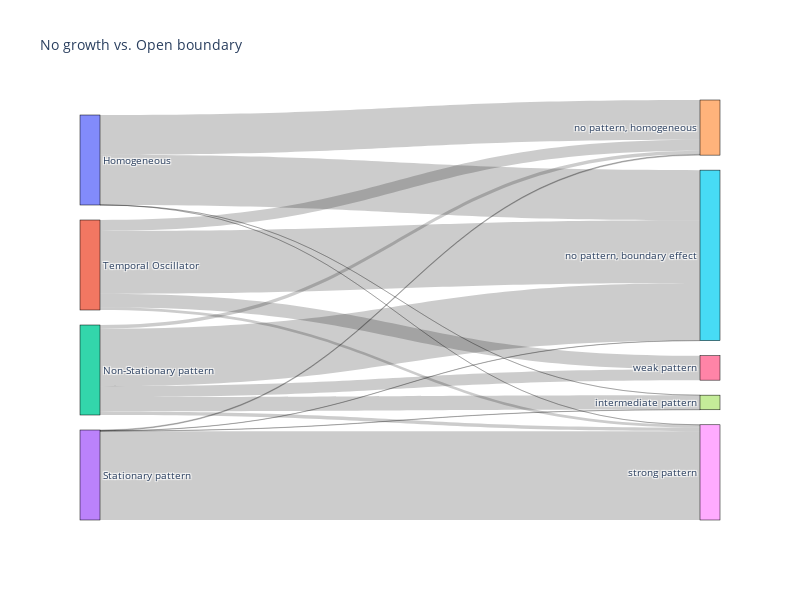

Source (notebook cell):
### Code cell
labels =list( patternclass_nogrowth_openboundary_cf.index)
columns = list(patternclass_nogrowth_openboundary_cf.columns)
node_labels = labels + columns

color_list = ['blue', 'green', 'orange', 'purple', 'red','yellow','black','brown','pink']

input_colors={}
for l,c in zip(node_labels,color_list):
    input_colors[l]=c

# Prepare data for Plotly Sankey Diagram
link_source = []
link_target = []
link_value = []
link_color=[]

for i, row_label in enumerate(labels):
    # input_color = input_colors[row_label]
    # input_color='blue'

    for j, col_label in enumerate(columns):
        count = patternclass_nogrowth_openboundary_cf.loc[row_label, col_label]
        link_source.append(i)
        link_target.append(len(labels) + j)
        link_value.append(count)
        # link_color.append(input_color)


# Create the Plotly Sankey Diagram
fig = go.Figure(data=[go.Sankey(
    node=dict(
        pad=15,
        thickness=20,
        line=dict(color="black", width=0.5),
        label=node_labels,
        # color=link_color,
    ),
    link=dict(
        source=link_source,
        target=link_target,
        value=link_value,
        # color=link_color
    )
)])

# Customize the plot layout
fig.update_layout(
    title_text="No growth vs. Open boundary",
    font_size=10,
    width=800,
    height=600,
)

# Show the plot
fig.show()

### Figure 1 — Plotly figure (JSON) as saved in the notebook; plotly's stock layout.template omitted (floating-point values rounded to 4 significant figures)
{"data": [{"link": {"source": [0, 0, 0, 0, 0, 1, 1, 1, 1, 1, 2, 2, 2, 2, 2, 3, 3, 3, 3, 3], "target": [4, 5, 6, 7, 8, 4, 5, 6, 7, 8, 4, 5, 6, 7, 8, 4, 5, 6, 7, 8], "value": [44.27, 55.63, 0, 0.0498, 0.0498, 12.12, 69.7, 15.15, 0, 3.03, 4, 64, 12, 16, 4, 0.8565, 0.2141, 0, 0.2141, 98.72]}, "node": {"label": ["Homogeneous", "Temporal Oscillator", "Non-Stationary pattern", "Stationary pattern", "no pattern, homogeneous", "no pattern, boundary effect", "weak pattern", "intermediate pattern", "strong pattern"], "line": {"color": "black", "width": 0.5}, "pad": 15, "thickness": 20}, "type": "sankey"}], "layout": {"font": {"size": 10}, "height": 600, "title": {"text": "No growth vs. Open boundary"}, "width": 800}}
